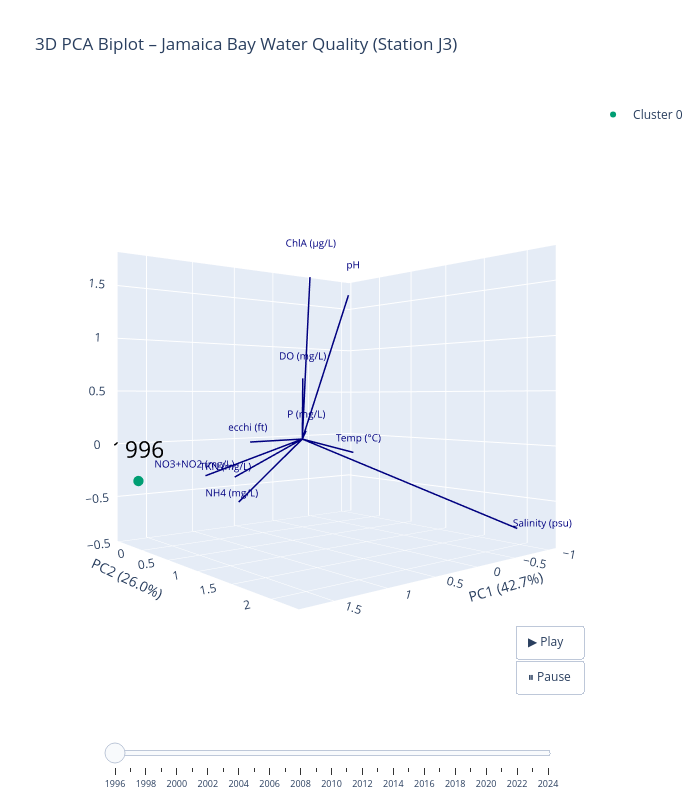

Notebook code cell kept with this figure:
### Code cell
cluster_colors = {0: '#009E73', 1: '#CC79A7', 2: '#56B4E9'}
cluster_labels = {0: 'Cluster 0', 1: 'Cluster 1', 2: 'Cluster 2'}
scale = 2.5
sorted_years = sorted(pca3_df.index.tolist())

fig = go.Figure()

# Initial state: first year only
for cluster_id, color in cluster_colors.items():
    mask = (feature_means_pca_df['Cluster'] == cluster_id) & (pca3_df.index <= sorted_years[0])
    subset = pca3_df[mask]
    fig.add_trace(go.Scatter3d(
        x=subset['PC1'], y=subset['PC2'], z=subset['PC3'],
        mode='markers',
        text=[str(y) for y in subset.index],
        hovertemplate='<b>Year: %{text}</b><extra></extra>',
        marker=dict(size=6, color=color),
        name=cluster_labels[cluster_id]
    ))

# Label trace: shows year label on the current year's point (trace index 3)
first_year = sorted_years[0]
first_row = pca3_df.loc[first_year]
first_color = cluster_colors[feature_means_pca_df.loc[first_year, 'Cluster']]
fig.add_trace(go.Scatter3d(
    x=[first_row['PC1']], y=[first_row['PC2']], z=[first_row['PC3']],
    mode='text',
    text=[str(first_year)],
    textposition='top center',
    textfont=dict(size=23, color='black'),
    showlegend=False,
    hoverinfo='skip'
))

# Loading arrows — static, not animated
for i, name in enumerate(feature_names_short):
    lx, ly, lz = loadings3[i, 0] * scale, loadings3[i, 1] * scale, loadings3[i, 2] * scale
    fig.add_trace(go.Scatter3d(
        x=[0, lx], y=[0, ly], z=[0, lz],
        mode='lines',
        line=dict(color='navy', width=3),
        showlegend=False
    ))
    fig.add_trace(go.Scatter3d(
        x=[lx * 1.1], y=[ly * 1.1], z=[lz * 1.1],
        mode='text',
        text=[name],
        textfont=dict(color='navy', size=10),
        showlegend=False
    ))

# Animation frames: cumulative reveal + moving year label
frames = []
for year in sorted_years:
    frame_traces = []
    # Traces 0, 1, 2: cumulative points
    for cluster_id, color in cluster_colors.items():
        mask = (feature_means_pca_df['Cluster'] == cluster_id) & (pca3_df.index <= year)
        subset = pca3_df[mask]
        frame_traces.append(go.Scatter3d(
            x=subset['PC1'], y=subset['PC2'], z=subset['PC3'],
            mode='markers',
            text=[str(y) for y in subset.index],
            hovertemplate='<b>Year: %{text}</b><extra></extra>',
            marker=dict(size=6, color=color)
        ))
    # Trace 3: label on current year only
    row = pca3_df.loc[year]
    frame_traces.append(go.Scatter3d(
        x=[row['PC1']], y=[row['PC2']], z=[row['PC3']],
        mode='text',
        text=[str(year)],
        textposition='top center',
        textfont=dict(size=23, color='black'),
        showlegend=False,
        hoverinfo='skip'
    ))
    frames.append(go.Frame(data=frame_traces, name=str(year), traces=[0, 1, 2, 3]))

fig.frames = frames

fig.update_layout(
    title='3D PCA Biplot – Jamaica Bay Water Quality (Station J3)',
    scene=dict(
        xaxis_title=f'PC1 ({ev3[0]*100:.1f}%)',
        yaxis_title=f'PC2 ({ev3[1]*100:.1f}%)',
        zaxis_title=f'PC3 ({ev3[2]*100:.1f}%)',
    ),
    scene_camera=dict(
        eye=dict(x=1.5, y=1.8, z=0)
    ),
    updatemenus=[{
        'type': 'buttons',
        'showactive': False,
        'buttons': [
            {
                'label': '▶ Play',
                'method': 'animate',
                'args': [None, {'frame': {'duration': 500, 'redraw': True}, 'fromcurrent': True}]
            },
            {
                'label': '⏸ Pause',
                'method': 'animate',
                'args': [[None], {'frame': {'duration': 0, 'redraw': False}, 'mode': 'immediate'}]
            }
        ],
        'x': 1.0,
        'y': 0,
        'xanchor': 'right',
        'yanchor': 'bottom'
    }],
    sliders=[{
    'active': 0,
    'steps': [
        {
            'args': [[str(year)], {'frame': {'duration': 300, 'redraw': True}, 'mode': 'immediate'}],
            'label': str(year) if year % 2 == 0 else '',
            'method': 'animate'
        }
        for year in sorted_years
    ],
    'currentvalue': {'visible': False},
    'pad': {'t': 50},
    'len': 0.9,
    'x': 0.05,
    'font': {'size': 9}
}],
    width=700,
    height=800
)

fig.show()
fig.write_html(
    'j3_pca_3d_slider.html',
    post_script="""
var div = document.querySelector('.plotly-graph-div');
div.style.position = 'relative';
var btn = document.createElement('button');
btn.textContent = '⛶ Fullscreen';
btn.style.cssText = 'position:absolute;top:8px;right:8px;z-index:100;padding:4px 10px;background:rgba(255,255,255,0.9);border:1px solid #bbb;border-radius:3px;cursor:pointer;font-size:12px;';
btn.onclick = function(){
    if(document.fullscreenElement){document.exitFullscreen();}
    else{div.requestFullscreen();}
};
div.appendChild(btn);
"""
)

### Figure 1 — Plotly figure (JSON) as saved in the notebook; plotly's stock layout.template omitted (floating-point values rounded to 4 significant figures)
{"data": [{"hovertemplate": "<b>Year: %{text}</b><extra></extra>", "marker": {"color": "#009E73", "size": 6}, "mode": "markers", "name": "Cluster 0", "text": ["1996"], "type": "scatter3d", "x": [1.624], "y": [-0.4538], "z": [-0.3583]}, {"hovertemplate": "<b>Year: %{text}</b><extra></extra>", "marker": {"color": "#CC79A7", "size": 6}, "mode": "markers", "name": "Cluster 1", "text": [], "type": "scatter3d", "x": [], "y": [], "z": []}, {"hovertemplate": "<b>Year: %{text}</b><extra></extra>", "marker": {"color": "#56B4E9", "size": 6}, "mode": "markers", "name": "Cluster 2", "text": [], "type": "scatter3d", "x": [], "y": [], "z": []}, {"hoverinfo": "skip", "mode": "text", "showlegend": false, "text": ["1996"], "textfont": {"color": "black", "size": 23}, "textposition": "top center", "type": "scatter3d", "x": [1.624], "y": [-0.4538], "z": [-0.3583]}, {"line": {"color": "navy", "width": 3}, "mode": "lines", "showlegend": false, "type": "scatter3d", "x": [0, -0.6294], "y": [0, 0.09915], "z": [0, -0.1659]}, {"mode": "text", "showlegend": false, "text": ["Temp (°C)"], "textfont": {"color": "navy", "size": 10}, "type": "scatter3d", "x": [-0.6923], "y": [0.1091], "z": [-0.1825]}, {"line": {"color": "navy", "width": 3}, "mode": "lines", "showlegend": false, "type": "scatter3d", "x": [0, 0.3125], "y": [0, 0.4151], "z": [0, 0.6247]}, {"mode": "text", "showlegend": false, "text": ["DO (mg/L)"], "textfont": {"color": "navy", "size": 10}, "type": "scatter3d", "x": [0.3437], "y": [0.4567], "z": [0.6871]}, {"line": {"color": "navy", "width": 3}, "mode": "lines", "showlegend": false, "type": "scatter3d", "x": [0, -0.9411], "y": [0, 2.017], "z": [0, -0.7657]}, {"mode": "text", "showlegend": false, "text": ["Salinity (psu)"], "textfont": {"color": "navy", "size": 10}, "type": "scatter3d", "x": [-1.035], "y": [2.219], "z": [-0.8422]}, {"line": {"color": "navy", "width": 3}, "mode": "lines", "showlegend": false, "type": "scatter3d", "x": [0, -0.3456], "y": [0, 0.3415], "z": [0, 1.506]}, {"mode": "text", "showlegend": false, "text": ["pH"], "textfont": {"color": "navy", "size": 10}, "type": "scatter3d", "x": [-0.3802], "y": [0.3756], "z": [1.657]}, {"line": {"color": "navy", "width": 3}, "mode": "lines", "showlegend": false, "type": "scatter3d", "x": [0, 0.3946], "y": [0, -0.3915], "z": [0, -0.03412]}, {"mode": "text", "showlegend": false, "text": ["Secchi (ft)"], "textfont": {"color": "navy", "size": 10}, "type": "scatter3d", "x": [0.4341], "y": [-0.4306], "z": [-0.03753]}, {"line": {"color": "navy", "width": 3}, "mode": "lines", "showlegend": false, "type": "scatter3d", "x": [0, 0.3931], "y": [0, 0.6324], "z": [0, 1.579]}, {"mode": "text", "showlegend": false, "text": ["ChlA (µg/L)"], "textfont": {"color": "navy", "size": 10}, "type": "scatter3d", "x": [0.4324], "y": [0.6957], "z": [1.737]}, {"line": {"color": "navy", "width": 3}, "mode": "lines", "showlegend": false, "type": "scatter3d", "x": [0, -0.09927], "y": [0, -0.06281], "z": [0, 0.08226]}, {"mode": "text", "showlegend": false, "text": ["P (mg/L)"], "textfont": {"color": "navy", "size": 10}, "type": "scatter3d", "x": [-0.1092], "y": [-0.06909], "z": [0.09048]}, {"line": {"color": "navy", "width": 3}, "mode": "lines", "showlegend": false, "type": "scatter3d", "x": [0, 0.7638], "y": [0, -0.0337], "z": [0, -0.5934]}, {"mode": "text", "showlegend": false, "text": ["NH4 (mg/L)"], "textfont": {"color": "navy", "size": 10}, "type": "scatter3d", "x": [0.8401], "y": [-0.03707], "z": [-0.6528]}, {"line": {"color": "navy", "width": 3}, "mode": "lines", "showlegend": false, "type": "scatter3d", "x": [0, 1.552], "y": [0, 1.148], "z": [0, -0.1888]}, {"mode": "text", "showlegend": false, "text": ["TKN (mg/L)"], "textfont": {"color": "navy", "size": 10}, "type": "scatter3d", "x": [1.707], "y": [1.262], "z": [-0.2077]}, {"line": {"color": "navy", "width": 3}, "mode": "lines", "showlegend": false, "type": "scatter3d", "x": [0, 1.199], "y": [0, 0.07819], "z": [0, -0.2939]}, {"mode": "text", "showlegend": false, "text": ["NO3+NO2 (mg/L)"], "textfont": {"color": "navy", "size": 10}, "type": "scatter3d", "x": [1.319], "y": [0.08601], "z": [-0.3233]}], "layout": {"height": 800, "scene": {"camera": {"eye": {"x": 1.5, "y": 1.8, "z": 0}}, "xaxis": {"title": {"text": "PC1 (42.7%)"}}, "yaxis": {"title": {"text": "PC2 (26.0%)"}}, "zaxis": {"title": {"text": "PC3 (9.3%)"}}}, "sliders": [{"active": 0, "currentvalue": {"visible": false}, "font": {"size": 9}, "len": 0.9, "pad": {"t": 50}, "steps": [{"args": [["1996"], {"frame": {"duration": 300, "redraw": true}, "mode": "immediate"}], "label": "1996", "method": "animate"}, {"args": [["1997"], {"frame": {"duration": 300, "redraw": true}, "mode": "immediate"}], "label": "", "method": "animate"}, {"args": [["1998"], {"frame": {"duration": 300, "redraw": true}, "mode": "immediate"}], "label": "1998", "method": "animate"}, {"args": [["1999"], {"frame": {"duration": 300, "redraw": true}, "mode": "immediate"}], "label": "", "method": "animate"}, {"args": [["2000"], {"frame": {"duration": 300, "redraw": true}, "mode": "immediate"}], "label": "2000", "method": "animate"}, {"args": [["2001"], {"frame": {"duration": 300, "redraw": true}, "mode": "immediate"}], "label": "", "method": "animate"}, {"args": [["2002"], {"frame": {"duration": 300, "redraw": true}, "mode": "immediate"}], "label": "2002", "method": "animate"}, {"args": [["2003"], {"frame": {"duration": 300, "redraw": true}, "mode": "immediate"}], "label": "", "method": "animate"}, {"args": [["2004"], {"frame": {"duration": 300, "redraw": true}, "mode": "immediate"}], "label": "2004", "method": "animate"}, {"args": [["2005"], {"frame": {"duration": 300, "redraw": true}, "mode": "immediate"}], "label": "", "method": "animate"}, {"args": [["2006"], {"frame": {"duration": 300, "redraw": true}, "mode": "immediate"}], "label": "2006", "method": "animate"}, {"args": [["2007"], {"frame": {"duration": 300, "redraw": true}, "mode": "immediate"}], "label": "", "method": "animate"}, {"args": [["2008"], {"frame": {"duration": 300, "redraw": true}, "mode": "immediate"}], "label": "2008", "method": "animate"}, {"args": [["2009"], {"frame": {"duration": 300, "redraw": true}, "mode": "immediate"}], "label": "", "method": "animate"}, {"args": [["2010"], {"frame": {"duration": 300, "redraw": true}, "mode": "immediate"}], "label": "2010", "method": "animate"}, {"args": [["2011"], {"frame": {"duration": 300, "redraw": true}, "mode": "immediate"}], "label": "", "method": "animate"}, {"args": [["2012"], {"frame": {"duration": 300, "redraw": true}, "mode": "immediate"}], "label": "2012", "method": "animate"}, {"args": [["2013"], {"frame": {"duration": 300, "redraw": true}, "mode": "immediate"}], "label": "", "method": "animate"}, {"args": [["2014"], {"frame": {"duration": 300, "redraw": true}, "mode": "immediate"}], "label": "2014", "method": "animate"}, {"args": [["2015"], {"frame": {"duration": 300, "redraw": true}, "mode": "immediate"}], "label": "", "method": "animate"}, {"args": [["2016"], {"frame": {"duration": 300, "redraw": true}, "mode": "immediate"}], "label": "2016", "method": "animate"}, {"args": [["2017"], {"frame": {"duration": 300, "redraw": true}, "mode": "immediate"}], "label": "", "method": "animate"}, {"args": [["2018"], {"frame": {"duration": 300, "redraw": true}, "mode": "immediate"}], "label": "2018", "method": "animate"}, {"args": [["2019"], {"frame": {"duration": 300, "redraw": true}, "mode": "immediate"}], "label": "", "method": "animate"}, {"args": [["2020"], {"frame": {"duration": 300, "redraw": true}, "mode": "immediate"}], "label": "2020", "method": "animate"}, {"args": [["2021"], {"frame": {"duration": 300, "redraw": true}, "mode": "immediate"}], "label": "", "method": "animate"}, {"args": [["2022"], {"frame": {"duration": 300, "redraw": true}, "mode": "immediate"}], "label": "2022", "method": "animate"}, {"args": [["2023"], {"frame": {"duration": 300, "redraw": true}, "mode": "immediate"}], "label": "", "method": "animate"}, {"args": [["2024"], {"frame": {"duration": 300, "redraw": true}, "mode": "immediate"}], "label": "2024", "method": "animate"}], "x": 0.05}], "title": {"text": "3D PCA Biplot – Jamaica Bay Water Quality (Station J3)"}, "updatemenus": [{"buttons": [{"args": [null, {"frame": {"duration": 500, "redraw": true}, "fromcurrent": true}], "label": "▶ Play", "method": "animate"}, {"args": [[null], {"frame": {"duration": 0, "redraw": false}, "mode": "immediate"}], "label": "⏸ Pause", "method": "animate"}], "showactive": false, "type": "buttons", "x": 1, "xanchor": "right", "y": 0, "yanchor": "bottom"}], "width": 700}}
